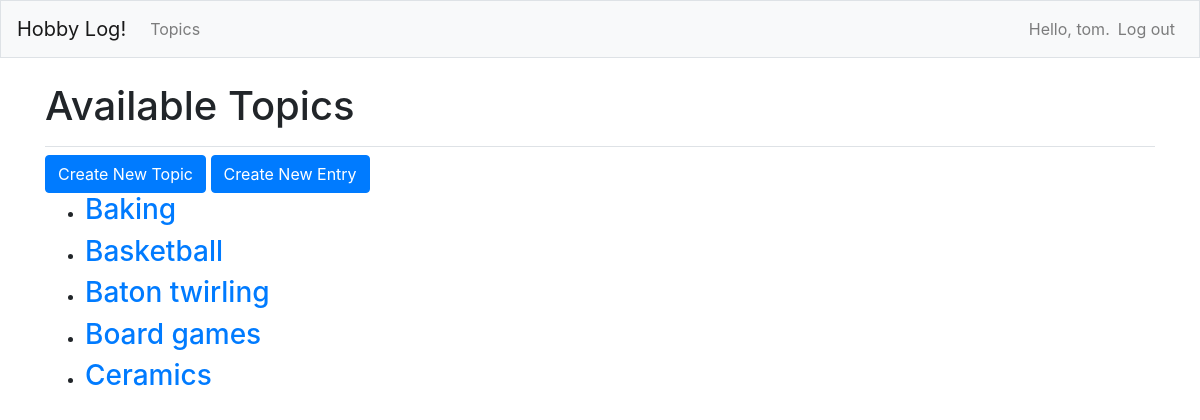
The page /topics/ (signed in) on the database its author committed.
### hobby/models.py (models this page shows, shortened)
class Topic(models.Model):
    text = models.CharField(max_length=200)
    date_added = models.DateTimeField(auto_now_add=True)
    owner = models.ForeignKey(User, on_delete=models.CASCADE)

### hobby/views.py (the view)
# urls.py: path('topics/', views.view_topics, name='view_topics'),
@login_required
def view_topics(request):
    print(f'in view_topics()')
    queryset = Topic.objects.filter(owner=request.user).order_by('date_added')
    context = {
        "topics": queryset
    }
    return render(request, "hobby/topics.html", context)

### hobby/templates/hobby/topics.html
{% extends 'hobby/base.html' %}
{% load bootstrap4 %}
{% block page_header %}
    <h1>Available Topics</h1>
{% endblock page_header %}
{% block content %}
    {% buttons %}
    <button type="button"
            class="btn btn-primary"
            onclick="location.href='{% url 'hobby:create_topic' %}'"
            name='create_topic'>Create New Topic</button>
    {% if topics %}
    <button type="button"
            class="btn btn-primary"
            onclick="location.href='{% url 'hobby:create_entry' %}'"
            name='create_topic'>Create New Entry</button>
    {% else %}
    <button type="button"
            class="btn btn-primary"
            disabled
            onclick="location.href='{% url 'hobby:create_entry' %}'"
            name='create_topic'>Create New Entry</button>
    {% endif %}
    {% endbuttons %}
    <ul>
        {% for topic in topics %}
            <li><h3><a href="{% url 'hobby:view_topic' topic.id %}">
                {{ topic.text }}</a>
            </h3></li>
        {% empty %}
            <li><h3>No topics defined yet ...</h3></li>
        {% endfor %}
    </ul>
{% endblock content %}

### hobby/templates/hobby/base.html (shortened to what this page needs)
{% load bootstrap4 %}
<!doctype html>
<html lang="en">
<head>
  {% bootstrap_css %}
</head>
<body>
  <nav class="navbar navbar-expand-md navbar-light bg-light mb-4 border">
    <a class="navbar-brand" href="{% url 'hobby:view_index'%}">
        Hobby Log!</a>
    <div class="collapse navbar-collapse" id="navbarCollapse">
      <ul class="navbar-nav mr-auto">
        <li class="nav-item">
          <a class="nav-link" href="{% url 'hobby:view_topics'%}">
              Topics</a></li>
      </ul>
      <ul class="navbar-nav ml-auto">
        {% if user.is_authenticated %}
          <li class="nav-item">
            <span class="navbar-text"}">Hello, {{ user.username }}.</span>
          </li>
          <li class="nav-item">
            <a class="nav-link" href="{% url 'users:logout' %}">Log out</a>
          </li>
        {% else %}
          <li class="nav-item">
            <a class="nav-link" href="{% url 'users:register' %}">Register</a>
          </li>
          <li class="nav-item">
            <a class="nav-link" href="{% url 'users:login' %}">Log in</a></li>
        {% endif %}
      </ul>
    </div>
  </nav>
  <main role="main" class="container">
    <div class="pb-2 mb-2 border-bottom">
      {% block page_header %}{% endblock page_header %}
    </div>
    <div>
      {% block content %}{% endblock content %}
    </div>
  </main>
</body>
</html>

### rows shown on the page
Topic: text "Baking"
Topic: text "Basketball"
Topic: text "Baton twirling"
Topic: text "Board games"
Topic: text "Ceramics"

### other values the page prints
{{ user.username }} "tom"
